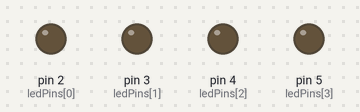
A sketch run on a simulated Arduino Uno, built with avr-gcc and run on an emulated ATmega328P. Shown: output pins drawn as LEDs (lit = HIGH).

Above: at 0.5 s.
At 2.5 s:
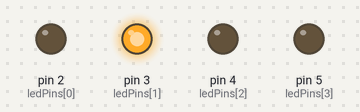
At 4.5 s:
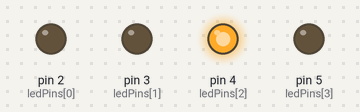
At 9.5 s:
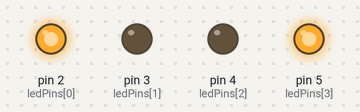
At 14.5 s:
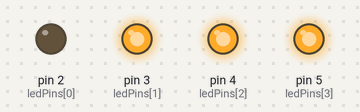
At 19.5 s:
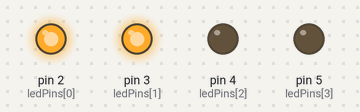
Timing chart, 0 to 20.8 s (numbered marks = the images above):
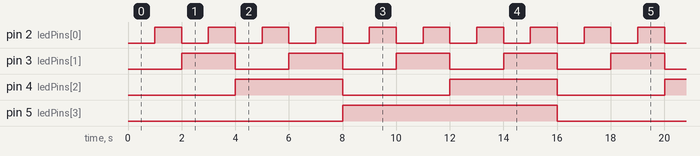

The sketch:

bit_number.ino
```cpp
int ledPins[] = {2,3,4,5};
int numberOfPins = sizeof(ledPins)/sizeof(int);

int on_delay = 1000;

void setup() {
  for(int i=0; i < numberOfPins; i++)
  {
    pinMode(ledPins[i], OUTPUT);
  }
}

void loop() {

  for(int i=0; i<pow(2,numberOfPins+1); i++)
  {
    displayNumber(i);
    resetPins();
  }
}

void displayNumber(int number)
{
    for(int j=0; j<numberOfPins; j++)
    {
      if(bitRead(number, j) == 1)
      {
        digitalWrite(ledPins[j], HIGH);
      }
    }
    delay(on_delay);
}

void resetPins() {
 for(int i=0; i<numberOfPins; i++)
 {
   digitalWrite(ledPins[i], LOW);
 }
}
```

Measured:
- by itself, pin 2 (ledPins[0]): alternates HIGH for 1.0 s and LOW for 1.0 s
- by itself, pin 3 (ledPins[1]): alternates HIGH for 2.0 s and LOW for 2.0 s
- by itself, pin 4 (ledPins[2]): alternates HIGH for 4.0 s and LOW for 4.0 s
- by itself, pin 5 (ledPins[3]): alternates HIGH for 8.0 s and LOW for 8.0 s
